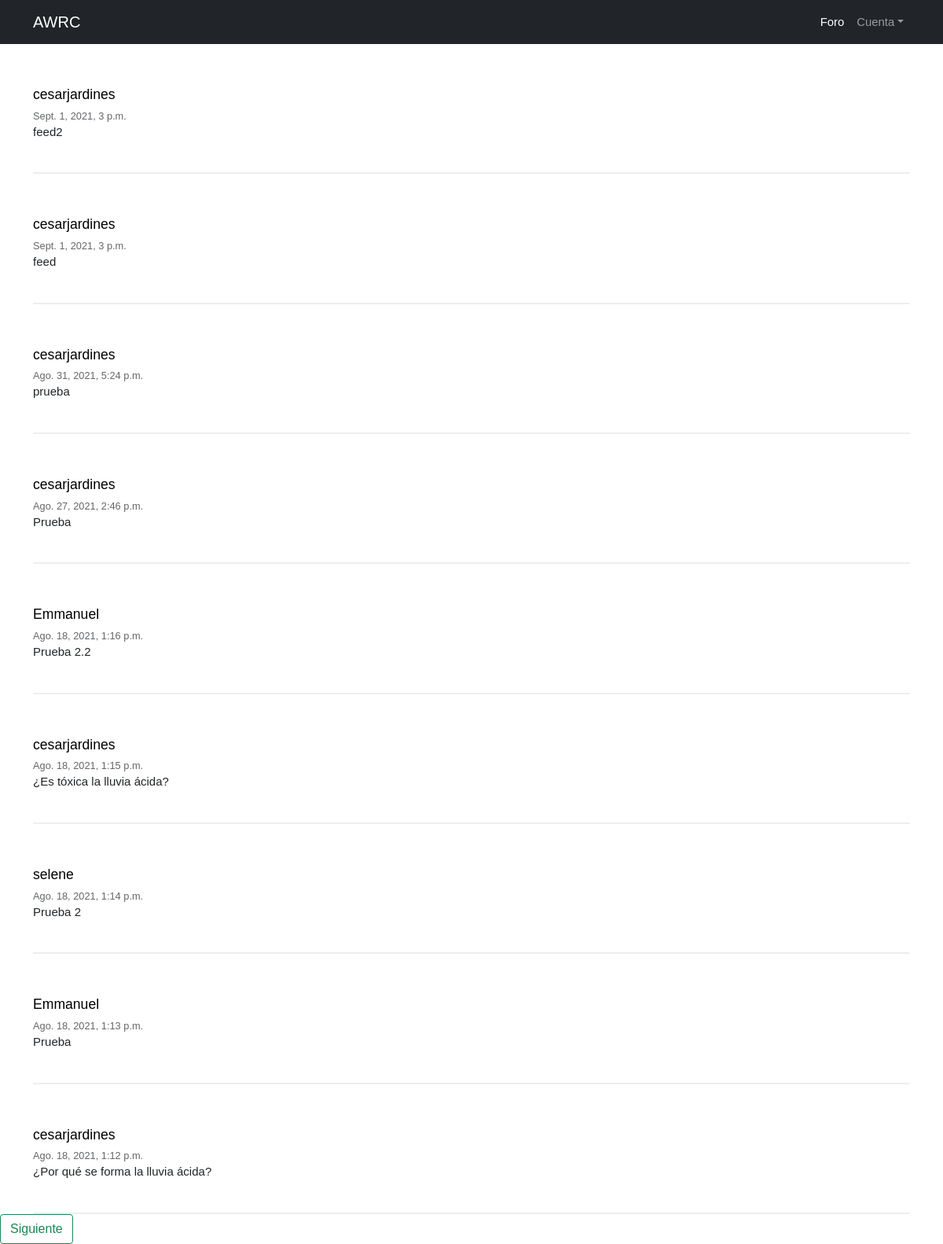
Before: /feed1-2/ with the older database file.
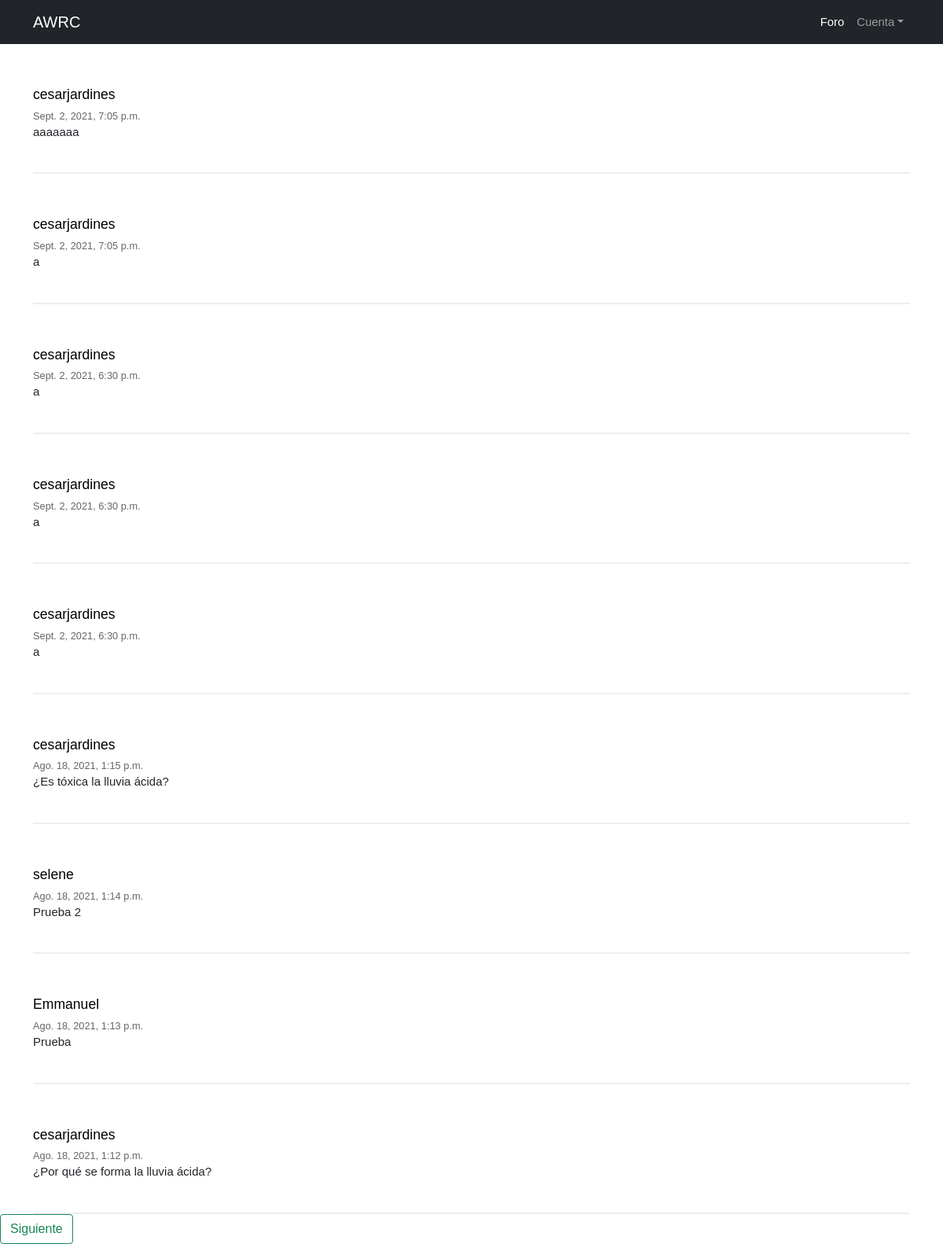
After: the same page with the newer database file.
### AMCE/models.py (models this page shows, shortened)
class Post(models.Model):
	user = models.ForeignKey(User, on_delete=models.CASCADE, related_name='post')
	timestamp = models.DateTimeField(default = timezone.now)
	content = models.TextField()
	voto = models.IntegerField(default=0)
	comentario = models.TextField(default='')
	class Meta:
		ordering = ['-timestamp']

### AMCE/views.py (the view)
# urls.py: path('feed1-2/', views.feed1_2, name = 'feed1_2'),
def feed1_2(request):
	posts = Post.objects.all();
	context = {'post':posts}
	return render(request, 'AMCE/Feed1/feed1_2.html', context)

### AMCE/templates/AMCE/Feed1/feed1_2.html (shortened to what this page needs)
{% extends 'AMCE/MG1.html'%}
	{% block content %}
{% for post in post %}
<article>
	<div class="container-article">
		<div>
			<h2 class="username"><a href="{% url 'AMCE:profile' post.user.username%}">{{post.user.username}}</a></h2>
			<time data-time="#">{{post.timestamp}}</time>
			<div class="post">{{post.content}}</div>
		</div>
	</div>
</article>
{% endfor %}
<a href="/paso1-3" class="btn btn-outline-success" type="submit">Siguiente</a>
{% endblock%}

Changed rows visible on the page:
removed Post: user.username "cesarjardines", timestamp "Sept. 1, 2021, 3 p.m.", content "feed2"
removed Post: user.username "cesarjardines", timestamp "Sept. 1, 2021, 3 p.m.", content "feed"
removed Post: user.username "cesarjardines", timestamp "Ago. 31, 2021, 5:24 p.m.", content "prueba"
removed Post: user.username "cesarjardines", timestamp "Ago. 27, 2021, 2:46 p.m.", content "Prueba"
removed Post: user.username "Emmanuel", timestamp "Ago. 18, 2021, 1:16 p.m.", content "Prueba 2.2"
added Post: user.username "cesarjardines", timestamp "Sept. 2, 2021, 7:05 p.m.", content "aaaaaaa"
added Post: user.username "cesarjardines", timestamp "Sept. 2, 2021, 7:05 p.m.", content "a"
added Post: user.username "cesarjardines", timestamp "Sept. 2, 2021, 6:30 p.m.", content "a"
added Post: user.username "cesarjardines", timestamp "Sept. 2, 2021, 6:30 p.m.", content "a"
added Post: user.username "cesarjardines", timestamp "Sept. 2, 2021, 6:30 p.m.", content "a"
